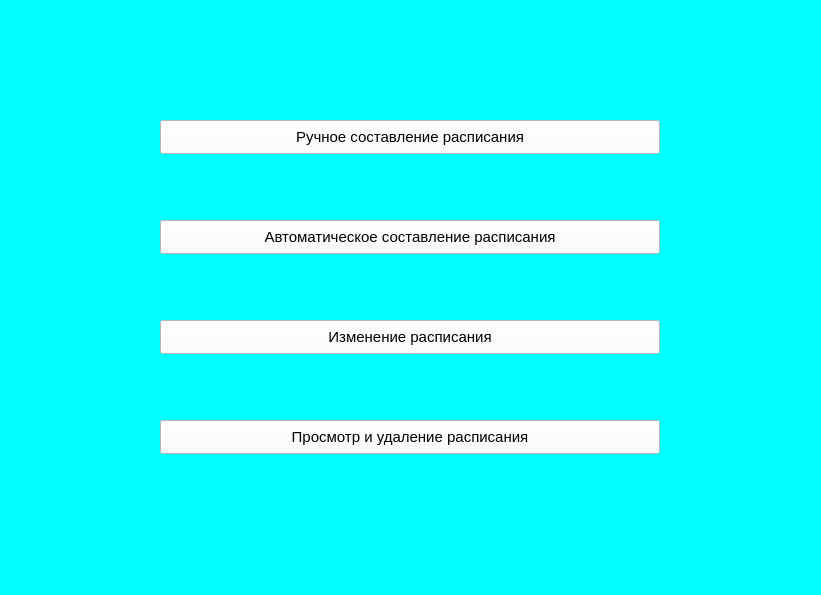
<?xml version="1.0" encoding="UTF-8"?>
<ui version="4.0">
 <class>Form</class>
 <widget class="QWidget" name="Form">
  <property name="geometry">
   <rect>
    <x>0</x>
    <y>0</y>
    <width>821</width>
    <height>595</height>
   </rect>
  </property>
  <property name="windowTitle">
   <string>Form</string>
  </property>
  <property name="styleSheet">
   <string notr="true">background-color: rgb(0, 255, 255);</string>
  </property>
  <widget class="QPushButton" name="push_hand_schedule">
   <property name="geometry">
    <rect>
     <x>160</x>
     <y>120</y>
     <width>500</width>
     <height>34</height>
    </rect>
   </property>
   <property name="font">
    <font>
     <pointsize>11</pointsize>
    </font>
   </property>
   <property name="styleSheet">
    <string notr="true">background-color: rgb(255, 255, 255);</string>
   </property>
   <property name="text">
    <string>Ручное составление расписания</string>
   </property>
  </widget>
  <widget class="QPushButton" name="push_auto_schedule">
   <property name="geometry">
    <rect>
     <x>160</x>
     <y>220</y>
     <width>500</width>
     <height>34</height>
    </rect>
   </property>
   <property name="font">
    <font>
     <pointsize>11</pointsize>
    </font>
   </property>
   <property name="styleSheet">
    <string notr="true">background-color: rgb(255, 255, 255);</string>
   </property>
   <property name="text">
    <string>Автоматическое составление расписания</string>
   </property>
  </widget>
  <widget class="QPushButton" name="push_change_schedule">
   <property name="geometry">
    <rect>
     <x>160</x>
     <y>320</y>
     <width>500</width>
     <height>34</height>
    </rect>
   </property>
   <property name="font">
    <font>
     <pointsize>11</pointsize>
    </font>
   </property>
   <property name="styleSheet">
    <string notr="true">background-color: rgb(255, 255, 255);</string>
   </property>
   <property name="text">
    <string>Изменение расписания</string>
   </property>
  </widget>
  <widget class="QPushButton" name="push_del_schedule">
   <property name="geometry">
    <rect>
     <x>160</x>
     <y>420</y>
     <width>500</width>
     <height>34</height>
    </rect>
   </property>
   <property name="font">
    <font>
     <pointsize>11</pointsize>
    </font>
   </property>
   <property name="styleSheet">
    <string notr="true">background-color: rgb(255, 255, 255);</string>
   </property>
   <property name="text">
    <string>Просмотр и удаление расписания</string>
   </property>
  </widget>
  <widget class="QLabel" name="label">
   <property name="geometry">
    <rect>
     <x>690</x>
     <y>20</y>
     <width>101</width>
     <height>91</height>
    </rect>
   </property>
   <property name="text">
    <string/>
   </property>
   <property name="pixmap">
    <pixmap>../pictures/pngwing.com (14).png</pixmap>
   </property>
  </widget>
 </widget>
 <resources/>
 <connections/>
</ui>
